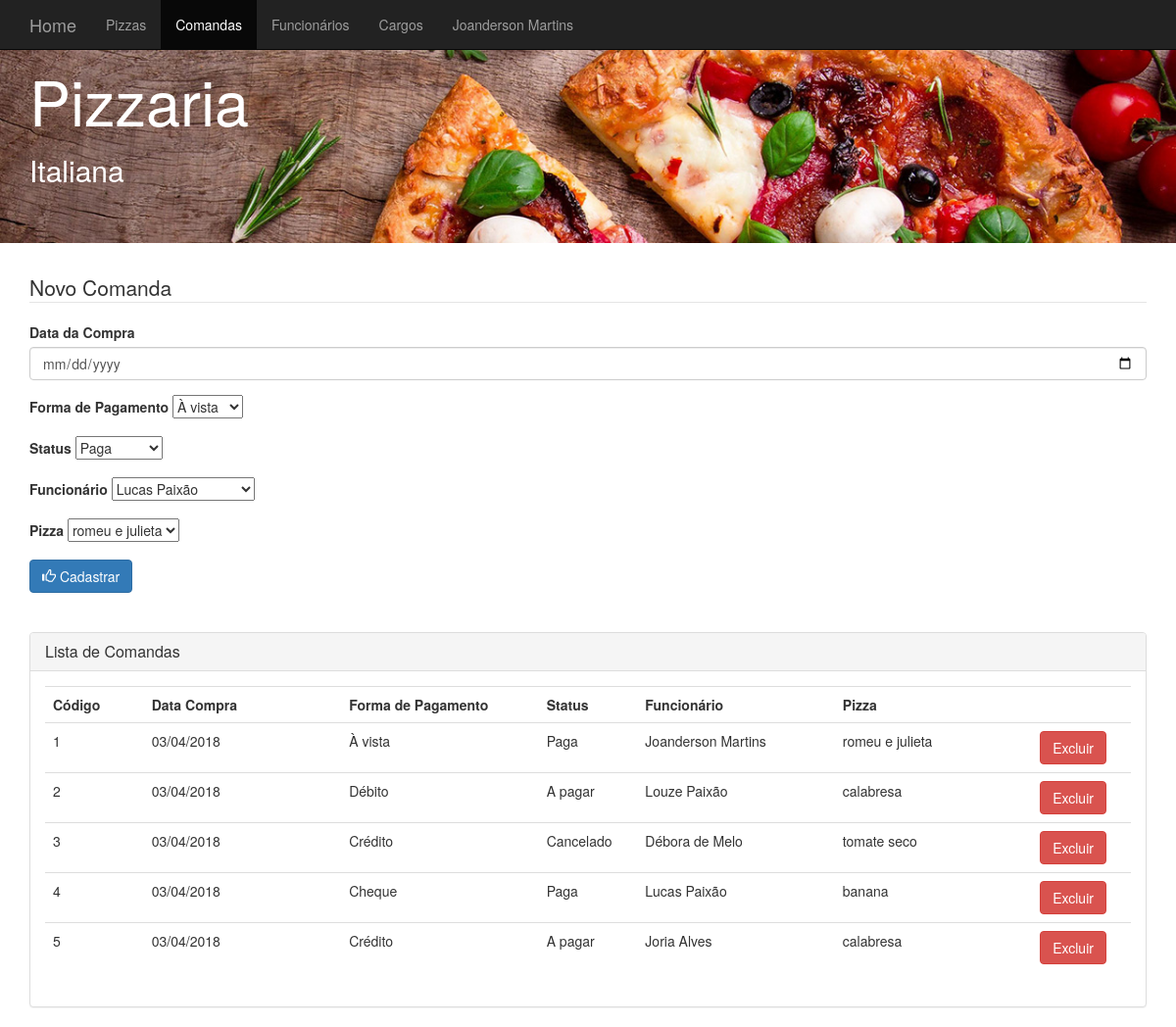
The page /view/view_comanda.php on the database its author committed.
### tables this page shows
CREATE TABLE `comanda` (
  `codigo` int(11) NOT NULL,
  `datacompra` datetime DEFAULT NULL,
  `formapagamento` varchar(45) DEFAULT NULL,
  `status` varchar(45) DEFAULT NULL,
  `codigofuncionario` int(11) DEFAULT NULL,
  `codigopizza` int(11) DEFAULT NULL
);

CREATE TABLE `funcionario` (
  `codigo` int(11) NOT NULL,
  `nome` varchar(45) DEFAULT NULL,
  `cpf` varchar(45) NOT NULL,
  `dataadmissao` datetime NOT NULL,
  `status` varchar(45) NOT NULL,
  `codigocargo` int(11) NOT NULL
);

CREATE TABLE `pizza` (
  `codigo` int(11) NOT NULL,
  `nome` varchar(45) DEFAULT NULL,
  `ingredientes` varchar(100) NOT NULL,
  `valor` float NOT NULL,
  `status` varchar(45) NOT NULL,
  `tipo` varchar(45) NOT NULL
);

### model/class_funcionario.php (called while the page is built, shortened)
<?php
   class Funcionario{
   		private $codigo;
		private $nome;
		public function __construct($codigo=0, $nome="", $cpf="", $dataAdmissao="", $status="", $cargo=""){
			$this->codigo = $codigo;
			$this->nome = $nome;
		}
		public function getCodigo(){
			return $this->codigo;
		}
		public function getNome(){
			return $this->nome;
		}
   }
?>

### persistence/dao_funcionario.php (called while the page is built, shortened)
<?php
    require_once 'conexao.php';
	require_once '../model/class_funcionario.php';
	class DAOFuncionario{
		private $conexao;
		public function __construct(){
			$this->conexao = new Conexao();
		}
		public function listarFuncionarios(){
			$lista = $this->conexao->executarQuery("SELECT
				f.codigo as codigofuncionario,
				f.nome as nomefuncionario,
				f.cpf ,
				f.dataAdmissao,
				f.status,
				c.codigo as codigocargo,
				c.nome as nomecargo,
				c.descricao,
				c.salariobase
					FROM
					funcionario f,
					cargo c
					WHERE f.codigocargo = c.codigo");
			$arrayFuncionarios = array();
			while ($linha = mysqli_fetch_array($lista)) {
				$cargo = new Cargo($linha['codigocargo'], $linha['nomecargo'], $linha['descricao'], $linha['salariobase']);
				$funcionario = new Funcionario($linha['codigofuncionario'],$linha['nomefuncionario'],$linha['cpf'],
									$linha['dataAdmissao'],$linha['status'], $cargo);
				array_push($arrayFuncionarios,$funcionario);
			}
			return $arrayFuncionarios;
		}
	}
?>

### persistence/conexao.php (called while the page is built)
<?php
    class Conexao{
    	private $host;
		private $usuario;
		private $senha;
		private $banco;
		private $conexao;
		 function __construct(){
			$this->host = "localhost";
			$this->usuario = "root";
			$this->senha = "";
			$this->banco = "pizzaria";
		}
		public function conectar(){
			$this->conexao = mysqli_connect($this->host, $this->usuario, $this->senha, $this->banco);
			if(mysqli_connect_errno($this->conexao)){
				return false;
			}else{
				mysqli_query($this->conexao, "SET NAMES 'utf8';");
				return true;
			}
		}
		public function executarQuery($sql){
			return mysqli_query($this->conexao, $sql);
		}
    }
?>

### model/class_pizza.php (called while the page is built, shortened)
<?php
   class Pizza{
   		private $codigo;
		private $nome;
		public function __construct($codigo=0, $nome="", $ingredientes="", $valor="", $status="", $tipo=""){
			$this->codigo = $codigo;
			$this->nome = $nome;
		}
		public function getCodigo(){
			return $this->codigo;
		}
		public function getNome(){
			return $this->nome;
		}
   }
?>

### persistence/dao_pizza.php (called while the page is built, shortened)
<?php
    require_once 'conexao.php';
	require_once '../model/class_pizza.php';
	class DAOPizza{
		private $conexao;
		public function __construct(){
			$this->conexao = new Conexao();
		}
		public function listarPizzaDisponivel(){
			$lista = $this->conexao->executarQuery("SELECT * FROM pizza WHERE status = 'Disponível'");
			$arrayPizza = array();
			while ($linha = mysqli_fetch_array($lista)) {
				$pizza = new Pizza($linha['codigo'],$linha['nome'],$linha['ingredientes'],$linha['valor'],$linha['status'],$linha['tipo']);
				array_push($arrayPizza,$pizza);
			}
			return $arrayPizza;
		}
	}
?>

### model/class_comanda.php (called while the page is built, shortened)
<?php
   class Comanda{
   		private $codigo;
		private $datacompra;
		private $formapagamento;
		private $status;
		private $funcionario;
		private $pizza;
		public function __construct($codigo=0, $datacompra="", $formapagamento="", $status="", $funcionario="", $pizza=""){
			$this->codigo = $codigo;
			$this->datacompra = $datacompra;
			$this->formapagamento = $formapagamento;
			$this->status = $status;
			$this->funcionario = $funcionario;
			$this->pizza = $pizza;
		}
		public function getCodigo(){
			return $this->codigo;
		}
		public function getDataCompra(){
			return $this->datacompra;
		}
		public function getFormaPagamento(){
			return $this->formapagamento;
		}
		public function getStatus(){
			return $this->status;
		}
		public function getFuncionario(){
			return $this->funcionario;
		}
		public function getPizza(){
			return $this->pizza;
		}
   }
?>

### persistence/dao_comanda.php (called while the page is built, shortened)
<?php
    require_once 'conexao.php';
    require_once '../model/class_comanda.php';
	require_once '../model/class_funcionario.php';
	require_once '../model/class_pizza.php';
	class DAOComanda{
		private $conexao;
		public function __construct(){
			$this->conexao = new Conexao();
		}
		public function listarComanda(){
			$lista = $this->conexao->executarQuery("SELECT
				c.codigo as codigocomanda,
				c.dataCompra,
				c.formaPagamento,			c.status as statuscomanda,
				f.codigo as codigofuncionario,
				f.nome as nomefuncionario,
				f.cpf,
				f.dataadmissao,
				f.status as statusfuncionario,
				p.codigo as codigopizza,
				p.nome as nomepizza,
				p.ingredientes,
				p.valor,
				p.status as statuspizza,
				p.tipo
					FROM
					comanda c,
					funcionario f,
					pizza p
			        WHERE f.codigo = c.codigofuncionario
			        AND p.codigo = c.codigoPizza");
			$arrayComandas = array();
			while ($linha = mysqli_fetch_array($lista)) {
				$funcionario = new Funcionario($linha['codigofuncionario'],$linha['nomefuncionario'],$linha['cpf'],$linha['statuscomanda']);
				$pizza = new Pizza($linha['codigopizza'],$linha['nomepizza'],$linha['ingredientes'],$linha['valor'],$linha['statuspizza'],$linha['tipo']);
				$comanda = new Comanda($linha['codigocomanda'],$linha['dataCompra'],$linha['formaPagamento'],$linha['statuscomanda'], $funcionario, $pizza);
				array_push($arrayComandas,$comanda);
			}
			return $arrayComandas;
		}
	}
?>

### view/view_comanda.php (the view, shortened to what this page needs)
<?php
	require_once '../persistence/dao_comanda.php';
	require_once '../persistence/dao_funcionario.php';
	require_once '../persistence/dao_pizza.php';
	$daoComanda = new DAOComanda();
	$listaComanda = $daoComanda->listarComanda();
	$daoFuncionario = new DAOFuncionario();
	$listaFuncionario = $daoFuncionario->listarFuncionarios();
	$daoPizza = new DAOPizza();
	$listaPizza = $daoPizza->listarPizzaDisponivel();
?>
<!DOCTYPE html>
<html lang="pt-br">
  <head>
    <link href="bootstrap/css/bootstrap.min.css" rel="stylesheet">
  </head>
  <body>
 	<nav class="navbar navbar-fixed-top navbar-inverse">
      <div class="container">
        <div class="navbar-header">
          	<a class="navbar-brand" href="index.php">Home</a>
        </div>
        <div id="navbar" class="navbar-collapse collapse" aria-expanded="false" style="height: 1px;">
          <ul class="nav navbar-nav">
           <li><a href="view_pizza.php">Pizzas</a></li>
            <li class="active"><a href="view_comanda.php">Comandas</a></li>
            <li><a href="view_funcionario.php">Funcionários</a></li>
            <li><a href="view_cargo.php">Cargos</a></li>
            <li><a href="view_joandersonMartins.php">Joanderson Martins</a></li>
          </ul>
        </div>
      </div>
    </nav>
<div class="jumbotron" style="background-image:url('pizzaBanner.jpg'); color: #FFFFFF; background-size: 100%;">
  	<div class="container">
		<h1>Pizzaria</h1>
		<h2>Italiana</h2>
	</div>
</div>
<div class="container">
	<form action="../controller/incluir_comanda.php" method="post">
		<fieldset>
	  		<legend>Novo Comanda</legend>
			<label>Data da Compra</label>
		  		<div class="form-group">
		    			<input type="date" class="form-control" id="dataCompra" name="datacompra">
		  		</div>
		  		<div class="form-group">
			  		<label>Forma de Pagamento</label>
				    <select name="formapagamento">
						  <option value="À vista">À vista</option>
					</select>
				</div>
				<div class="form-group">
		  			<label>Status</label>
				    <select name="status">
						  <option value="Paga">Paga</option>
					</select>
				</div>
				<div class="form-group">
		  			<label>Funcionário</label>
				    <select name="codigofuncionario">
				    	<?php
				    		while ($objetoFuncionario = array_shift($listaFuncionario)) {
				    	?>
						  <option value="<?php echo $objetoFuncionario->getCodigo(); ?>">  <?php echo $objetoFuncionario->getNome(); ?> </option>
						 <?php
						}
						 ?>
					</select>
				</div>
				<div class="form-group">
		  			<label>Pizza</label>
				    <select name="codigopizza">
				    	<?php
				    		while ($objetoPizza = array_shift($listaPizza)) {
				    	?>
						  <option value="<?php echo $objetoPizza->getCodigo(); ?>">  <?php echo $objetoPizza->getNome(); ?>  </option>
						 <?php
						}
						 ?>
					</select>
				</div>
	  		<button type="submit" class="btn btn-primary">
	  				<span class="glyphicon glyphicon-thumbs-up"></span>
	  				Cadastrar
			</button>
		</fieldset>
	</form>
</div>
<div class="container">
 	<br /> <br />
</div>
<div class="container">
  <div class="panel panel-default">
  		<div class="panel-heading">
    		<h2 class="panel-title">Lista de Comandas</h2>
 	 	</div>
		<div class="panel-body">
  			<table class="table table-hover">
  				<tr>
  						<th>Código</th>
  						<th>Data Compra</th>
  						<th>Forma de Pagamento</th>
  						<th>Status</th>
  						<th>Funcionário</th>
  						<th>Pizza</th>
  						<th></th>
  				</tr>
  				<?php
  					while ($objetoComanda = array_shift($listaComanda)) {
  				?>
    				<tr>
    					<td class="col-md-1"><?php echo $objetoComanda->getCodigo(); ?></td>
    					<td class="col-md-2"><?php echo date('d/m/Y',  strtotime($objetoComanda->getDataCompra())); ?></td>
    					<td class="col-md-2"><?php echo $objetoComanda->getFormaPagamento(); ?></td>
    					<td class="col-md-1"><?php echo $objetoComanda->getStatus();?></td>
    					<td class="col-md-2"><?php echo $objetoComanda->getFuncionario()->getNome();?></td>
    					<td class="col-md-2"><?php echo $objetoComanda->getPizza()->getNome();?></td>
    					<td class="col-md-1">
    						<a class="btn btn-danger" href="../controller/excluir_comanda.php?codigo=<?= $objetoComanda->getCodigo(); ?>" role="button">Excluir</a>
    					</td>
    				</tr>
    			<?php
					}
    			?>
    			</table>
 		</div>
	</div>
</div>
    </body>
</html>

### rows shown on the page
comanda: codigo "1", datacompra "03/04/2018", formapagamento "À vista", status "Paga", codigofuncionario.nome "Joanderson Martins", codigopizza.nome "romeu e julieta"
comanda: codigo "2", datacompra "03/04/2018", formapagamento "Débito", status "A pagar", codigofuncionario.nome "Louze Paixão", codigopizza.nome "calabresa"
comanda: codigo "3", datacompra "03/04/2018", formapagamento "Crédito", status "Cancelado", codigofuncionario.nome "Débora de Melo", codigopizza.nome "tomate seco"
comanda: codigo "4", datacompra "03/04/2018", formapagamento "Cheque", status "Paga", codigofuncionario.nome "Lucas Paixão", codigopizza.nome "banana"
comanda: codigo "5", datacompra "03/04/2018", formapagamento "Crédito", status "A pagar", codigofuncionario.nome "Joria Alves", codigopizza.nome "calabresa"

### other values the page prints
form field codigofuncionario "Lucas Paixão"
form field codigopizza "romeu e julieta"
